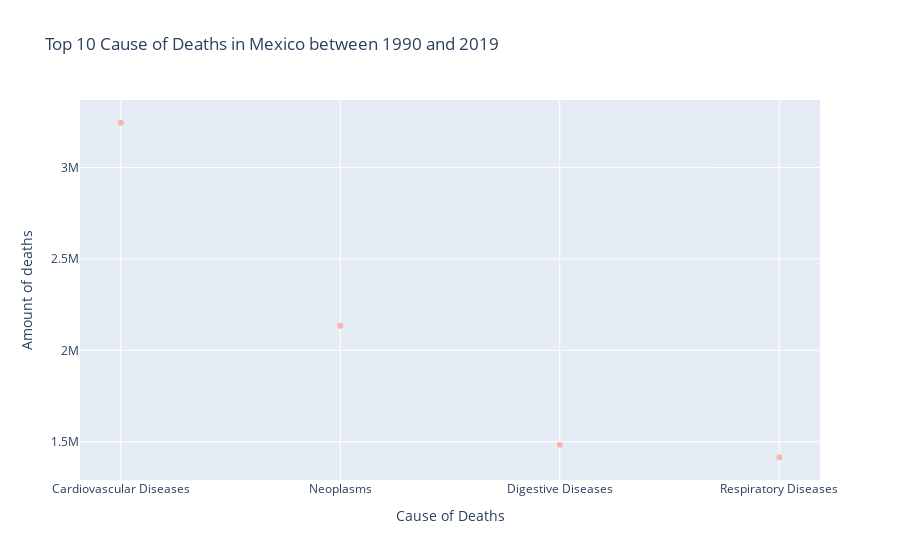

The cell this chart's notebook holds for it:
### Markdown cell above
In United kingdom no. 1 cause is cardiovascular as its developed and so United states and good thing is there brain disease is at no. 4th

### Code cell
#getting the diseases deaths data of Mexico which is the neigbouring country of United States
top_3_illnesses('Mexico')

### Figure 1 — Plotly figure (JSON) as saved in the notebook; plotly's stock layout.template omitted (floating-point values rounded to 4 significant figures)
{"data": [{"hovertemplate": "variable=0<br>Cause of Deaths=%{x}<br>Amount of deaths=%{y}<extra></extra>", "legendgroup": "0", "marker": {"color": "rgb(251,180,174)", "symbol": "circle"}, "mode": "markers", "name": "0", "orientation": "v", "showlegend": true, "type": "scatter", "x": ["Cardiovascular Diseases", "Neoplasms", "Digestive Diseases", "Respiratory Diseases"], "xaxis": "x", "y": [3244515, 2134942, 1483060, 1415292], "yaxis": "y"}], "layout": {"legend": {"title": {"text": "variable"}, "tracegroupgap": 0}, "showlegend": false, "title": {"text": "Top 10 Cause of Deaths in Mexico between 1990 and 2019"}, "xaxis": {"anchor": "y", "domain": [0, 1], "title": {"text": "Cause of Deaths"}}, "yaxis": {"anchor": "x", "domain": [0, 1], "title": {"text": "Amount of deaths"}}}}
